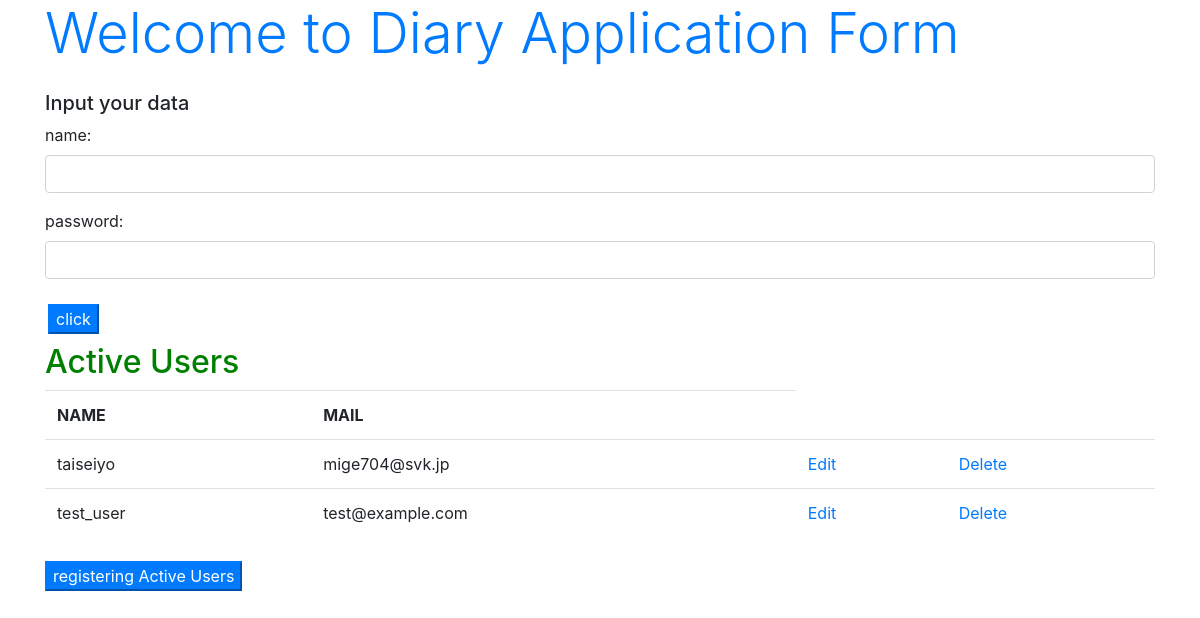
The page / on the database its author committed.
### diary/models.py (models this page shows, shortened)
class ActiveUser(models.Model):
    name = models.CharField(max_length=20)
    mail = models.EmailField(max_length=40)

### diary/views.py (the view, shortened to what this page needs)
# urls.py: path("", DiaryView.as_view(), name="form"),
class DiaryView(TemplateView):
    def __init__(self):
        self.data = ActiveUser.objects.all().order_by("name", "mail")
        self.params = {
            "title": "Welcome to Diary Application Form",
            "message": "Input your data",
            "form": DailyForm(),
            "data": self.data
        }
    def get(self, request):
        return render(request, "diary/taisei/form.html", self.params)

### diary/forms.py
class DailyForm(forms.Form):
    usr_data = [("taiseiyo", "taiseiyo"),
                ("syasin", "syasin")]
    name = forms.CharField(label="name",
                           widget=forms.TextInput(
                               attrs={"class": "form-control"}))
    password = forms.CharField(label="password",
                               widget=forms.PasswordInput(
                                   attrs={"class": "form-control"}))

### diary/templates/diary/taisei/form.html (shortened to what this page needs)
{% load static %}
<!DOCTYPE html>
<html lang="ja">
  <head>
    <link
      rel="stylesheet"
      href="https://stackpath.bootstrapcdn.com/bootstrap/4.3.1/css/bootstrap.min.css"
    />
  </head>
  <body class="container">
    <h1 class="display-4 text-primary">{{title}}</h1>
    <p class="h5 mt-4">{{message|safe}}</p>
    <form action="{% url 'form' %}" method="post">
      <table>
        {{form.as_p}}
        <tr>
          <td></td>
          <td>
            <input type="submit" class="btn-primary my-2" value="click" />
          </td>
        </tr>
      </table>
      <h2 style="color: green;">Active Users</h2>
      <table class="table">
        <tr>
          <th>NAME</th>
          <th>MAIL</th>
        </tr>
        {% for item in data %}
        <tr>
          <td>{{item.name}}</td>
          <td>{{item.mail}}</td>
          <td><a href="{% url 'edit' item.id %}">Edit</a></td>
          <td><a href="{% url 'restrict' item.id %}">Delete</a></td>
        </tr>
        {% endfor %}
      </table>
      <a href="{% url 'create' %}">
        <button type="button" class="btn-primary my-2">
          registering Active Users
        </button>
      </a>
    </form>
  </body>
</html>

### rows shown on the page
ActiveUser: name "taiseiyo", mail "mige704@svk.jp"
ActiveUser: name "test_user", mail "test@example.com"

### other values the page prints
{{ title }} "Welcome to Diary Application Form"
{{ message|safe }} "Input your data"
